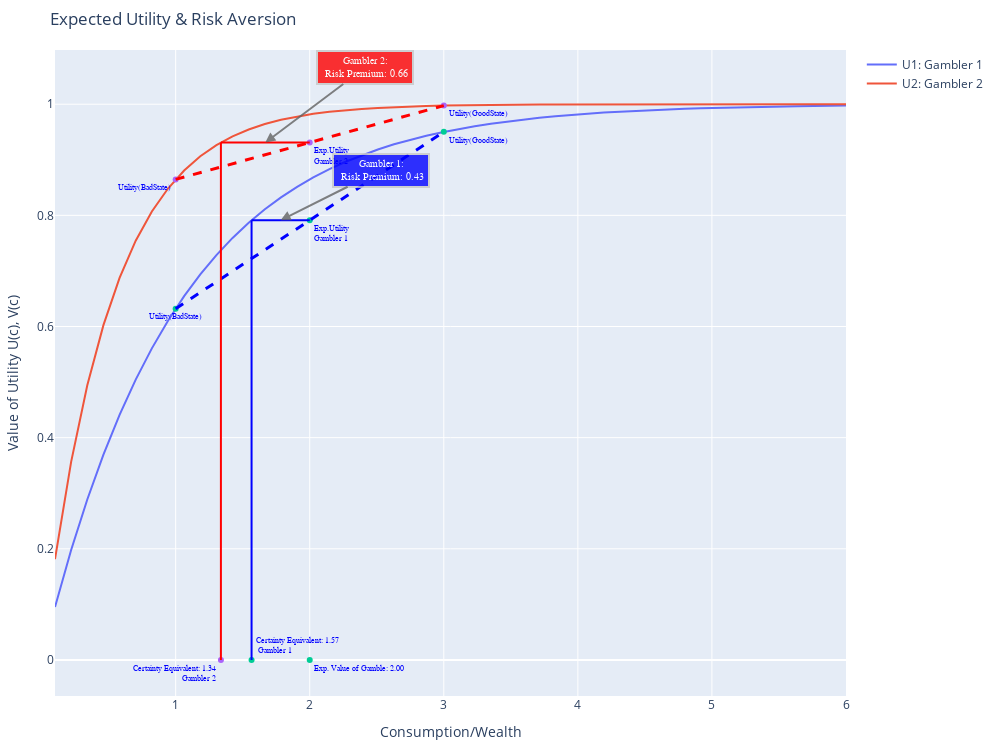

The code cell stored with this chart in its notebook:
### Code cell
choice_risk('CARA',1,2,0.25,0.75,1,3,0.5,0.5).show()

### Figure 1 — Plotly figure (JSON) as saved in the notebook; plotly's stock layout.template omitted (floating-point values rounded to 4 significant figures)
{"data": [{"name": "U1: Gambler 1", "type": "scatter", "x": [0.1, 0.2204, 0.3408, 0.4612, 0.5816, 0.702, 0.8224, 0.9429, 1.063, 1.184, 1.304, 1.424, 1.545, 1.665, 1.786, 1.906, 2.027, 2.147, 2.267, 2.388, 2.508, 2.629, 2.749, 2.869, 2.99, 3.11, 3.231, 3.351, 3.471, 3.592, 3.712, 3.833, 3.953, 4.073, 4.194, 4.314, 4.435, 4.555, 4.676, 4.796, 4.916, 5.037, 5.157, 5.278, 5.398, 5.518, 5.639, 5.759, 5.88, 6], "y": [0.09516, 0.1978, 0.2888, 0.3695, 0.441, 0.5044, 0.5606, 0.6105, 0.6547, 0.6938, 0.7286, 0.7594, 0.7867, 0.8109, 0.8323, 0.8513, 0.8682, 0.8832, 0.8964, 0.9082, 0.9186, 0.9278, 0.936, 0.9433, 0.9497, 0.9554, 0.9605, 0.965, 0.9689, 0.9725, 0.9756, 0.9783, 0.9808, 0.983, 0.9849, 0.9866, 0.9881, 0.9895, 0.9907, 0.9917, 0.9927, 0.9935, 0.9942, 0.9949, 0.9955, 0.996, 0.9964, 0.9968, 0.9972, 0.9975]}, {"name": "U2: Gambler 2", "type": "scatter", "x": [0.1, 0.2204, 0.3408, 0.4612, 0.5816, 0.702, 0.8224, 0.9429, 1.063, 1.184, 1.304, 1.424, 1.545, 1.665, 1.786, 1.906, 2.027, 2.147, 2.267, 2.388, 2.508, 2.629, 2.749, 2.869, 2.99, 3.11, 3.231, 3.351, 3.471, 3.592, 3.712, 3.833, 3.953, 4.073, 4.194, 4.314, 4.435, 4.555, 4.676, 4.796, 4.916, 5.037, 5.157, 5.278, 5.398, 5.518, 5.639, 5.759, 5.88, 6], "y": [0.1813, 0.3565, 0.4942, 0.6025, 0.6875, 0.7544, 0.807, 0.8483, 0.8807, 0.9063, 0.9263, 0.9421, 0.9545, 0.9642, 0.9719, 0.9779, 0.9826, 0.9863, 0.9893, 0.9916, 0.9934, 0.9948, 0.9959, 0.9968, 0.9975, 0.998, 0.9984, 0.9988, 0.999, 0.9992, 0.9994, 0.9995, 0.9996, 0.9997, 0.9998, 0.9998, 0.9999, 0.9999, 0.9999, 0.9999, 0.9999, 1.0, 1.0, 1.0, 1.0, 1.0, 1.0, 1.0, 1.0, 1.0]}, {"mode": "markers+text", "showlegend": false, "text": ["Utility(BadState)", "Certainty Equivalent: 1.57<br> Gambler 1", "Exp. Value of Gamble: 2.00", "Exp.Utility<br>Gambler 1", "Utility(GoodState)"], "textfont": {"color": "Blue", "family": "Courier New, monospace", "size": 8}, "textposition": ["bottom center", "top right", "bottom right", "bottom right", "bottom right"], "type": "scatter", "x": [1, 1.566, 2, 2, 3], "y": [0.6321, 0, 0, 0.7912, 0.9502]}, {"mode": "markers+text", "showlegend": false, "text": ["Utility(BadState)", "Certainty Equivalent: 1.34<br> Gambler 2", "Exp.Utility<br>Gambler 2", "Utility(GoodState)"], "textfont": {"color": "Blue", "family": "Courier New, monospace", "size": 8}, "textposition": ["bottom left", "bottom left", "bottom right", "bottom right"], "type": "scatter", "x": [1, 1.337, 2, 3], "y": [0.8647, 0, 0.9311, 0.9975]}], "layout": {"annotations": [{"align": "center", "arrowcolor": "#636363", "arrowhead": 2, "arrowsize": 1, "arrowwidth": 2, "ax": 100, "ay": -50, "bgcolor": "Blue", "bordercolor": "#c7c7c7", "borderpad": 4, "borderwidth": 2, "font": {"color": "#ffffff", "family": "Courier New, monospace", "size": 10}, "opacity": 0.8, "showarrow": true, "text": "Gambler 1:<br> Risk Premium: 0.43", "x": 1.783, "xref": "x", "y": 0.7912, "yref": "y"}, {"align": "center", "arrowcolor": "#636363", "arrowhead": 2, "arrowsize": 1, "arrowwidth": 2, "ax": 100, "ay": -75, "bgcolor": "Red", "bordercolor": "#c7c7c7", "borderpad": 4, "borderwidth": 2, "font": {"color": "#ffffff", "family": "Courier New, monospace", "size": 10}, "opacity": 0.8, "showarrow": true, "text": "Gambler 2:<br> Risk Premium: 0.66", "x": 1.669, "xref": "x", "y": 0.9311, "yref": "y"}], "height": 750, "margin": {"b": 50, "l": 50, "r": 50, "t": 50}, "shapes": [{"line": {"color": "Blue", "dash": "dash", "width": 3}, "type": "line", "x0": 1, "x1": 3, "y0": 0.6321, "y1": 0.9502}, {"line": {"color": "Blue", "width": 2}, "type": "line", "x0": 2, "x1": 1.566, "y0": 0.7912, "y1": 0.7912}, {"line": {"color": "Blue", "width": 2}, "type": "line", "x0": 1.566, "x1": 1.566, "y0": 0, "y1": 0.7912}, {"line": {"color": "Red", "dash": "dash", "width": 3}, "type": "line", "x0": 1, "x1": 3, "y0": 0.8647, "y1": 0.9975}, {"line": {"color": "Red", "width": 2}, "type": "line", "x0": 2, "x1": 1.337, "y0": 0.9311, "y1": 0.9311}, {"line": {"color": "Red", "width": 2}, "type": "line", "x0": 1.337, "x1": 1.337, "y0": 0, "y1": 0.9311}], "title": {"text": "Expected Utility & Risk Aversion"}, "width": 1000, "xaxis": {"title": {"text": "Consumption/Wealth"}}, "yaxis": {"title": {"text": "Value of Utility U(c), V(c)"}}}}
